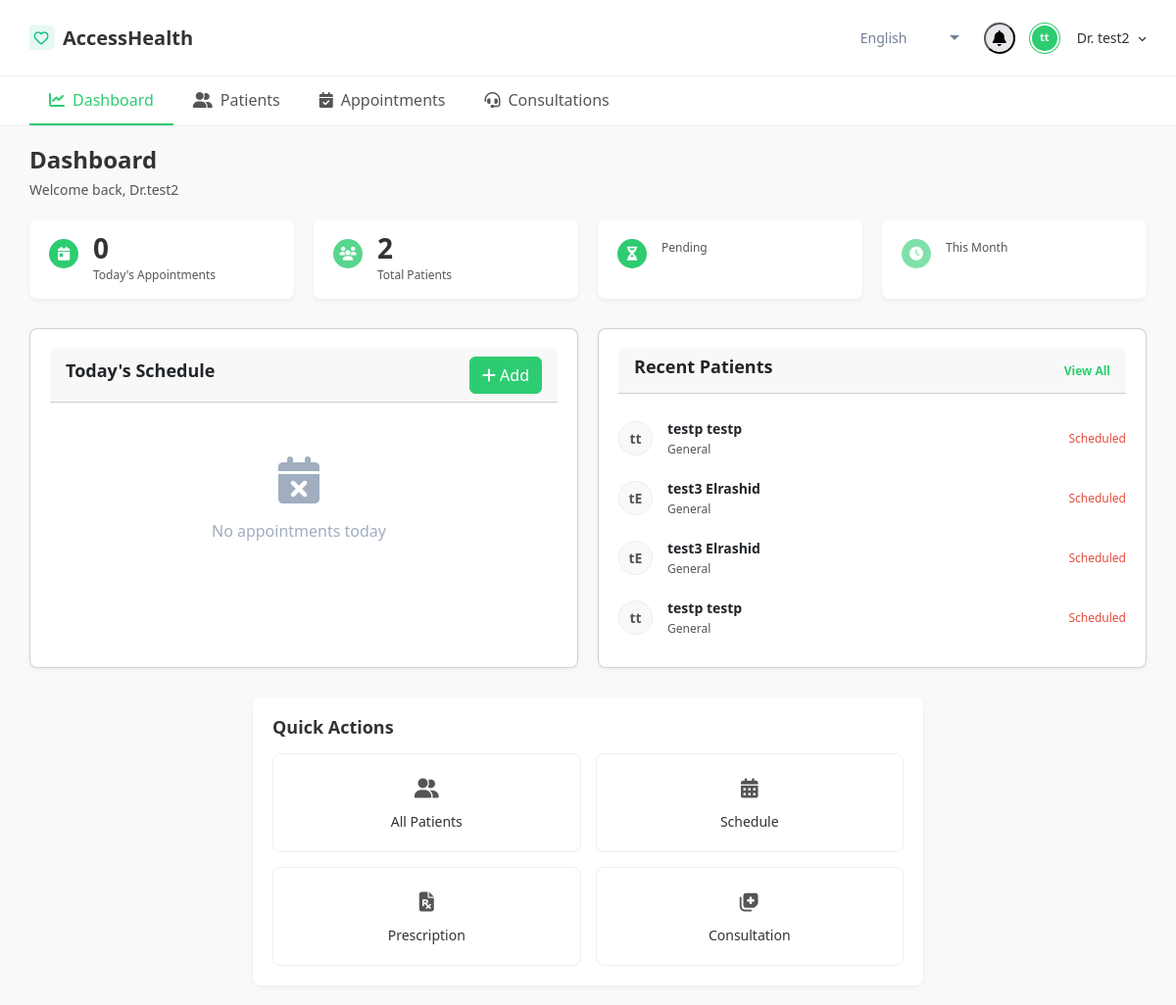
The app's page /doctor/dashboard/ (signed in) with its own data.
### webapp/models.py (models this page shows, shortened)
class Doctor(models.Model):
    SPECIALIZATION_CHOICES = [
        ('CARDIOLOGY', 'Cardiology'),
        ('NEUROLOGY', 'Neurology'),
        ('ORTHOPEDICS', 'Orthopedics'),
        ('PEDIATRICS', 'Pediatrics'),
        ('PSYCHIATRY', 'Psychiatry'),
        ('ONCOLOGY', 'Oncology'),
        ('GENERAL', 'General Practice'),
    ]
    GENDER_CHOICES = [
        ('M', 'Male'),
        ('F', 'Female'),
    ]
    user = models.OneToOneField(
        CustomUser,
        on_delete=models.CASCADE,
        related_name='doctor_profile'
    )
    doctor_licence_number = models.CharField(
        max_length=50,
        unique=True,
        help_text="Medical license number"
    )
    first_name = models.CharField(max_length=100)
    last_name = models.CharField(max_length=100)
    dob = models.DateField()
    district = models.CharField(max_length=100,default="kigali")
    sector = models.CharField(max_length=100,default="Gasabo")
    gender = models.CharField(max_length=1, choices=GENDER_CHOICES)
    primary_practice_district = models.CharField(max_length=100)
    phone_number = models.CharField(max_length=15)
    hospital_or_clinic_affiliation = models.CharField(
        max_length=200,
        blank=True,
        null=True
    )
    specialization = models.CharField(
        max_length=100,
        choices=SPECIALIZATION_CHOICES
    )
    years_of_experience = models.PositiveIntegerField(
        validators=[MinValueValidator(0)]
    )
    professional_bio = models.TextField(blank=True, null=True)
    profile_image = models.ImageField(
        upload_to='doctor_profiles/',
        blank=True,
        null=True
    )
    is_available = models.BooleanField(default=True)
    created_at = models.DateTimeField(auto_now_add=True)
    updated_at = models.DateTimeField(auto_now=True)
    notify_email = models.BooleanField(default=True)
    notify_sms = models.BooleanField(default=False)
    notify_in_app = models.BooleanField(default=True)
    hospitals = models.ManyToManyField(
        Hospital,
        through="DoctorHospital",
        related_name="doctors",
        blank=True,
    )
    class Meta:
        ordering = ['last_name', 'first_name']
        indexes = [
            models.Index(fields=['user']),
            models.Index(fields=['specialization']),
            models.Index(fields=['hospital_or_clinic_affiliation']),
        ]

class Patient(models.Model):
    GENDER_CHOICES = [
        ('M', 'Male'),
        ('F', 'Female'),
        ('O', 'Other'),
    ]
    user = models.OneToOneField(CustomUser, on_delete=models.CASCADE, related_name='patient_profile')
    patient_national_id = models.CharField(max_length=16, unique=True)
    first_name = models.CharField(max_length=100)
    last_name = models.CharField(max_length=100)
    dob = models.DateField()
    gender = models.CharField(max_length=1, choices=GENDER_CHOICES)
    district = models.CharField(max_length=100)
    sector = models.CharField(max_length=100)
    phone_number = models.CharField(max_length=15)
    blood_type = models.CharField(max_length=3, blank=True, null=True)
    address = models.CharField(max_length=255, blank=True, null=True)
    emergency_contact = models.CharField(max_length=255, blank=True, null=True)
    avatar = models.ImageField(upload_to='avatars/patients/', blank=True, null=True)
    doctors = models.ManyToManyField('Doctor', related_name='patients')
    HEALTH_STATUS_CHOICES = [
        ('stable', 'Stable'),
        ('monitoring', 'Monitoring'),
        ('improved', 'Improved'),
        ('critical', 'Critical'),
        ('scheduled', 'Scheduled'),
    ]
    health_status = models.CharField(
        max_length=20,
        choices=HEALTH_STATUS_CHOICES,
        default='scheduled'
    )
    created_at = models.DateTimeField(auto_now_add=True)
    updated_at = models.DateTimeField(auto_now=True)
    def __str__(self):
        return f"{self.first_name} {self.last_name}"
    property

### webapp/views.py (the view)
# urls.py: path('doctor/dashboard/', views.DoctorDashboardView.as_view(), name='doctor_dashboard'),
class DoctorDashboardView(LoginRequiredMixin, View):
    login_url = 'doctor_login'
    redirect_field_name = 'next'
    def get(self, request, *args, **kwargs):
        try:
            doctor = Doctor.objects.get(user=request.user)
        except Doctor.DoesNotExist:
            return render(request, 'error.html', {
                'error': 'Doctor profile not found',
                'message': 'Please contact administrator'
            })
        today = timezone.now().date()
        all_notifications = Notification.objects.filter(doctor=doctor).order_by('-created_at')
        unread_count = all_notifications.filter(is_read=False).count()
        notifications = all_notifications[:5]
        form = AppointmentForm()
        today_appointments = Appointment.objects.filter(
            doctor=doctor,
            appointment_date=today
        ).order_by('appointment_time').select_related('patient')
        upcoming_appointments = Appointment.objects.filter(
            doctor=doctor,
            appointment_date__gte=today,
            appointment_date__lte=today + timedelta(days=7)
        ).exclude(
            appointment_date=today
        ).select_related('patient').order_by('appointment_date', 'appointment_time')[:5]
        recent_patients = Patient.objects.filter(
            appointments__doctor=doctor
        ).order_by('-appointments__appointment_date').distinct()[:4]
        total_patients = Patient.objects.filter(
            appointments__doctor=doctor
        ).distinct().count()
        pending_appointments = Appointment.objects.filter(
            doctor=doctor,
            status='pending'
        ).count()
        this_month_appointments = Appointment.objects.filter(
            doctor=doctor,
            appointment_date__year=today.year,
            appointment_date__month=today.month
        ).count()
        context = {
            'doctor': doctor,
            'today': today,
            'today_appointments': today_appointments,
            'recent_appointments': today_appointments,
            'upcoming_appointments': upcoming_appointments,
            'recent_patients': recent_patients,
            'total_patients': total_patients,
            'pending_count': pending_appointments,
            'month_appointments': this_month_appointments,
            'avg_rating': 4.5,  # Or calculate from Review model
            'notifications': notifications,  # ✅ Already sliced
            'unread_notifications_count': unread_count,  # ✅ Counted BEFORE slice
            'form':form,
        }
        return render(request, 'doctor_dashboard.html', context)

### webapp/forms.py (shortened to what this page needs)
class AppointmentForm(forms.ModelForm):
    def __init__(self, *args, **kwargs):
        self.doctor = kwargs.pop('doctor', None)
        super(AppointmentForm, self).__init__(*args, **kwargs)
    class Meta:
        model = Appointment
        fields = ['patient', 'appointment_date', 'appointment_time', 'appointment_type', 'notes']
        widgets = {
            'patient': forms.Select(attrs={'class': 'form-select border-start-0'}),
            'appointment_type': forms.Select(attrs={'class': 'form-select border-start-0'}),
            'appointment_date': forms.DateInput(attrs={'class': 'form-control border-start-0', 'type': 'date'}),
            'appointment_time': forms.TimeInput(attrs={'class': 'form-control border-start-0', 'type': 'time'}),
            'notes': forms.Textarea(attrs={'class': 'form-control', 'rows': 3}),
        }

### webapp/templates/doctor_dashboard.html (shortened to what this page needs)
{% load static %}
<!DOCTYPE html>
<html lang="en">
<head>
    <link href="https://cdn.jsdelivr.net/npm/bootstrap@5.3.3/dist/css/bootstrap.min.css" rel="stylesheet">
    <link rel="stylesheet" href="https://cdnjs.cloudflare.com/ajax/libs/font-awesome/6.4.2/css/all.min.css">
</head>
<body>
    <header class="navbar">
        <div class="navbar-left">
            <a href="#" class="logo">
                <img src="{% static 'heart.png' %}" alt="Heart Icon Logo">
                AccessHealth
            </a>
        </div>
        <div class="navbar-right">
            <div class="nav-icon-group">
                <div class="language-select">
                    <select id="language-selector" class="language-dropdown">
                        <option value="en" selected>
                            <i class="fas fa-globe"></i> English
                        </option>
                    </select>
                </div>
               <div class="notification-wrapper">
                    <button class="notification-icon" id="notification-btn">
                        <i class="fa-solid fa-bell"></i>
                    </button>
                </div>
            <div class="user-profile" id="user-profile-toggle">
                <div class="user-avatar">{{ doctor.first_name|first }}{{ doctor.last_name|first }}</div>
                <div class="user-name">
                    Dr. {{ doctor.first_name }}
                    <i class="fa-solid fa-angle-down" style="font-size: 10px; margin-left: 5px;"></i>
                </div>
            </div>
        </div>
    </header>
    <nav class="main-nav">
        <div class="nav-item active">
            <i class="fa-solid fa-chart-line"></i> Dashboard
        </div>
        <a href="{% url 'patients_list' %}" class="nav-item" style="text-decoration: none;">
            <i class="fa-solid fa-user-group"></i> Patients
        </a>
        <a href="{%url 'doctor_appontments'%}" class="nav-item" style="text-decoration: none;">
            <i class="fa-solid fa-calendar-check"></i> Appointments
        </a>
        <a href="{%url 'consultations'%}" class="nav-item" style="text-decoration: none;">
            <i class="fa-solid fa-headset"></i> Consultations
        </a>
    </nav>
    <main class="main-content">
        <div class="dashboard-header">
            <h1>Dashboard</h1>
            <p>Welcome back, Dr.{{ doctor.first_name }}</p>
        </div>
        <div class="stats-grid">
            <div class="stat-card">
                <div class="stat-card-icon"><i class="fa-solid fa-calendar-day"></i></div>
                <div class="stat-card-content">
                    <div class="number">{{ today_appointments|length }}</div>
                    <div class="label">Today's Appointments</div>
                </div>
            </div>
            <div class="stat-card">
                <div class="stat-card-icon"><i class="fa-solid fa-users"></i></div>
                <div class="stat-card-content">
                    <div class="number">{{ total_patients }}</div>
                    <div class="label">Total Patients</div>
                </div>
            </div>
            <div class="stat-card">
                <div class="stat-card-icon"><i class="fa-solid fa-hourglass-half"></i></div>
                <div class="stat-card-content">
                    <div class="label">Pending</div>
                </div>
            </div>
            <div class="stat-card">
                <div class="stat-card-icon"><i class="fa-solid fa-clock"></i></div>
                <div class="stat-card-content">
                    <div class="label">This Month</div>
                </div>
            </div>
        </div>
        <div class="content-grid">
            <div class="card">
               <div class="card-header d-flex justify-content-between align-items-center">
                    <h2>Today's Schedule</h2>
                    <button class="btn text-white"
                            style="background-color: #2ECC71; border-color: #2ECC71;"
                            type="button"
                            data-bs-toggle="modal"
                            data-bs-target="#appointmentModal">
                        <i class="fa-solid fa-plus"></i> Add
                    </button>
                </div>
                <div class="schedule-list">
                    {% if recent_appointments %}
                        {% for appointment in recent_appointments %}
                        <div class="schedule-item">
                            <div class="schedule-details">
                                <div class="schedule-indicator indicator-{{ appointment.get_appointment_type_display|lower }}"></div>
                                <div class="schedule-info">
                                    <div class="name">{{ appointment.patient.first_name }} {{ appointment.patient.last_name }}</div>
                                    <div class="type">{{ appointment.get_appointment_type_display }}</div>
                                </div>
                            </div>
                            <div class="schedule-time">
                                {{ appointment.appointment_time|time:"H:i" }}
                                <div class="schedule-status status-{{ appointment.status }}">{{ appointment.status|title }}</div>
                            </div>
                        </div>
                        {% endfor %}
                    {% else %}
                        <div style="text-align: center; padding: 40px 20px; color: #a0aec0;">
                            <i class="fas fa-calendar-times" style="font-size: 48px; margin-bottom: 16px;"></i>
                            <p>No appointments today</p>
                        </div>
                    {% endif %}
                </div>
            </div>
            <div class="card">
                <div class="card-header">
                    <h2>Recent Patients</h2>
                    <a href="" class="btn-view">View All</a>
                </div>
                <div class="patient-list">
                    {% if recent_patients %}
                        {% for patient in recent_patients %}
                        <div class="patient-item">
                            <div class="patient-details">
                                <div class="patient-avatar">{{ patient.first_name|first }}{{ patient.last_name|first }}</div>
                                <div class="patient-info">
                                    <div class="name">{{ patient.first_name }} {{ patient.last_name }}</div>
                                    <div class="last-visit">{{ patient.medical_conditions|default:"General" }}</div>
                                </div>
                            </div>
                            <div class="patient-status status-{{ patient.get_health_status_display|lower }}">{{ patient.get_health_status_display }}</div>
                        </div>
                        {% endfor %}
                    {% else %}
                        <div style="text-align: center; padding: 40px 20px; color: #a0aec0;">
                            <i class="fas fa-user-friends" style="font-size: 48px; margin-bottom: 16px;"></i>
                            <p>No patients yet</p>
                        </div>
                    {% endif %}
                </div>
            </div>
        </div>
        <div class="quick-actions-container">
            <div class="quick-actions-card">
                <h2>Quick Actions</h2>
                <div class="action-grid">
                    <div class="action-item">
                        <div class="action-icon"><i class="fa-solid fa-user-group"></i></div>
                        <a href="{% url 'patients_list' %}" class="action-label" style="text-decoration: none;">All Patients</a>
                    </div>
                    <div class="action-item">
                        <div class="action-icon"><i class="fa-solid fa-calendar-days"></i></div>
                        <div class="action-label">Schedule</div>
                    </div>
                    <div class="action-item">
                        <div class="action-icon"><i class="fa-solid fa-file-prescription"></i></div>
                        <div class="action-label">Prescription</div>
                    </div>
                    <div class="action-item">
                        <div class="action-icon"><i class="fa-solid fa-notes-medical"></i></div>
                        <div class="action-label">Consultation</div>
                    </div>
                </div>
            </div>
        </div>
    </main>
</body>
</html>

### records on screen
Doctor: first_name|first "t", last_name|first "t", first_name "test2"
Patient: first_name|first "t", last_name|first "t", first_name "testp", last_name "testp", medical_conditions "General", health_status "Scheduled"
Patient: first_name|first "t", last_name|first "E", first_name "test3", last_name "Elrashid", medical_conditions "General", health_status "Scheduled"

### other values on screen
{{ today_appointments|length }} "0"
{{ total_patients }} "2"
